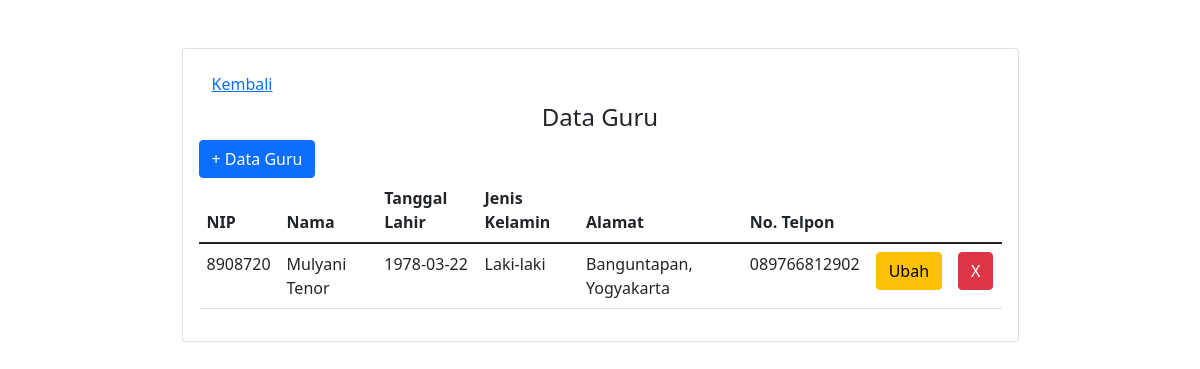
/guru/guru_list.php, run on the app's committed database.
### tables this page shows
CREATE TABLE `guru` (
  `nip` int(16) NOT NULL,
  `namaGuru` varchar(40) NOT NULL,
  `tanggalLahirGuru` date NOT NULL,
  `jenisKelaminGuru` enum('Perempuan','Laki-laki') NOT NULL,
  `alamatGuru` varchar(50) NOT NULL,
  `noTelpGuru` varchar(15) NOT NULL
);

### guru/guru_list.php (the view, shortened to what this page needs)
<?php
include '../conn.php';
$sch = mysqli_query($conn,'SELECT * FROM guru');
?>
<!DOCTYPE html>
<head>
    <link href="https://cdn.jsdelivr.net/npm/bootstrap@5.1.3/dist/css/bootstrap.min.css" rel="stylesheet">
</head>
<body>
    <div class="container">
        <div class="col-sm-9  mx-auto">
            <div class="card card-register my-5 card-body">
            <div>
                    <a class="btn btn-link" href="../index.php">Kembali</a>
                </div>
                <h4 class="text-center"> Data Guru </h4>
               <div>
                <a class="btn btn-primary" href="guru.php">+ Data Guru</a>
               </div>
                <table class="table">
                    <thead>
                        <tr>
                            <th scope="col">NIP</th>
                            <th scope="col">Nama </th>
                            <th scope="col">Tanggal Lahir</th>
                            <th scope="col">Jenis Kelamin</th>
                            <th scope="col">Alamat </th>
                            <th scope="col">No. Telpon</th>
                        </tr>
                    </thead>
                    <tbody>
                    <?php
                        if(mysqli_num_rows($sch)>0) {
                            while($data=mysqli_fetch_array($sch)){
                                echo ("
                                <tr>
                                <td style: 'text-align : center'>".$data['nip']."</td>
                                <td style: 'text-align : center'>".$data['namaGuru']."</td>
                                <td style: 'text-align : center'>".$data['tanggalLahirGuru']."</td>
                                <td style: 'text-align : center'>".$data['jenisKelaminGuru']."</td>
                                <td style: 'text-align : center'>".$data['alamatGuru']."</td>
                                <td style: 'text-align : center'>".$data['noTelpGuru']."</td>
                                <td><a href='update.php?idguru=".$data['nip']."' class='btn btn-warning'> Ubah </a> </td>
                                <td><a href='delete.php?idguru=".$data['nip']."' class='btn btn-danger'> X </a> </td>
                                ");
                            }} ?>
                    </tbody>
                </table>
            </div>
        </div>
    </div>
</body>
</html>

### data on the page
guru: nip "8908720", namaGuru "Mulyani Tenor", tanggalLahirGuru "1978-03-22", jenisKelaminGuru "Laki-laki", alamatGuru "Banguntapan, Yogyakarta", noTelpGuru "089766812902"
